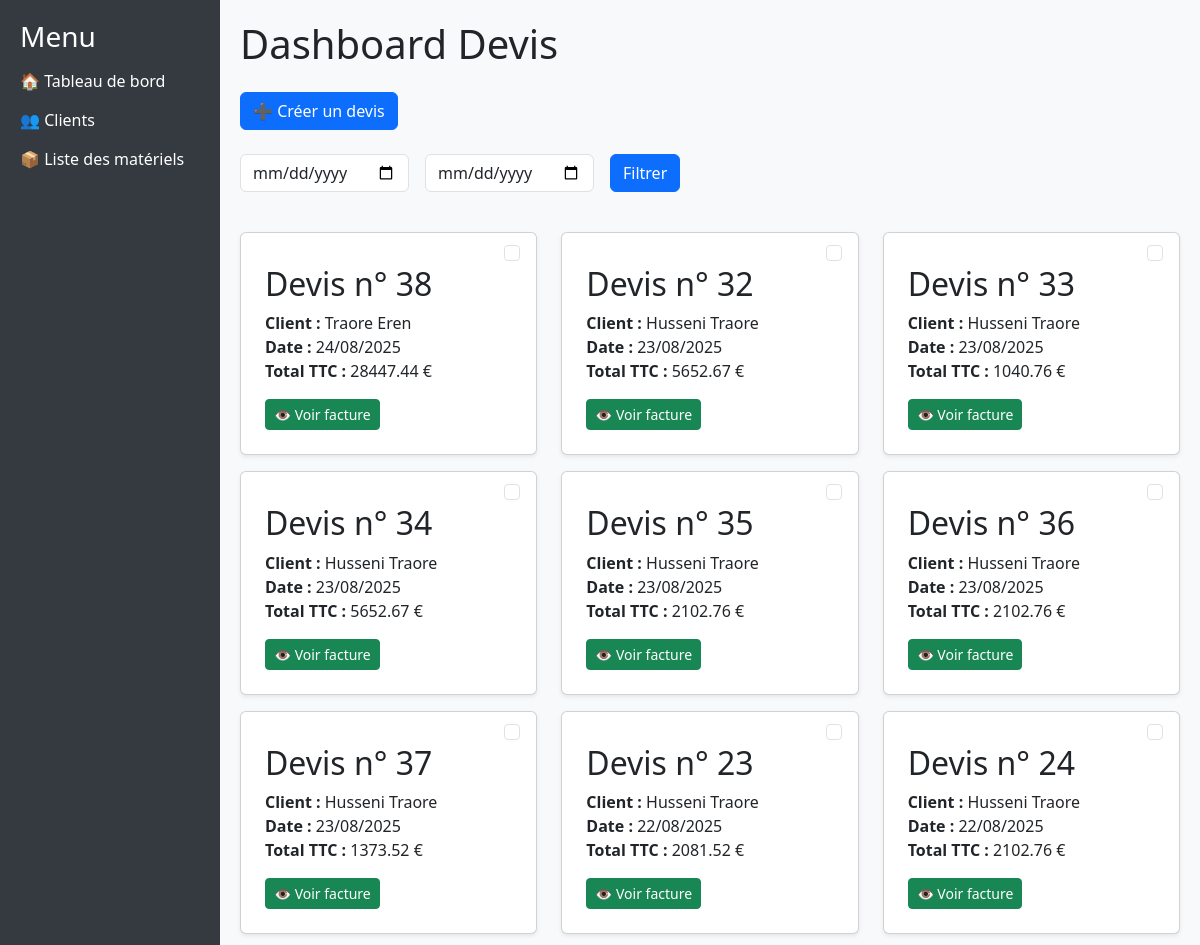
/ (upper part), run on an earlier commit of the app's database.
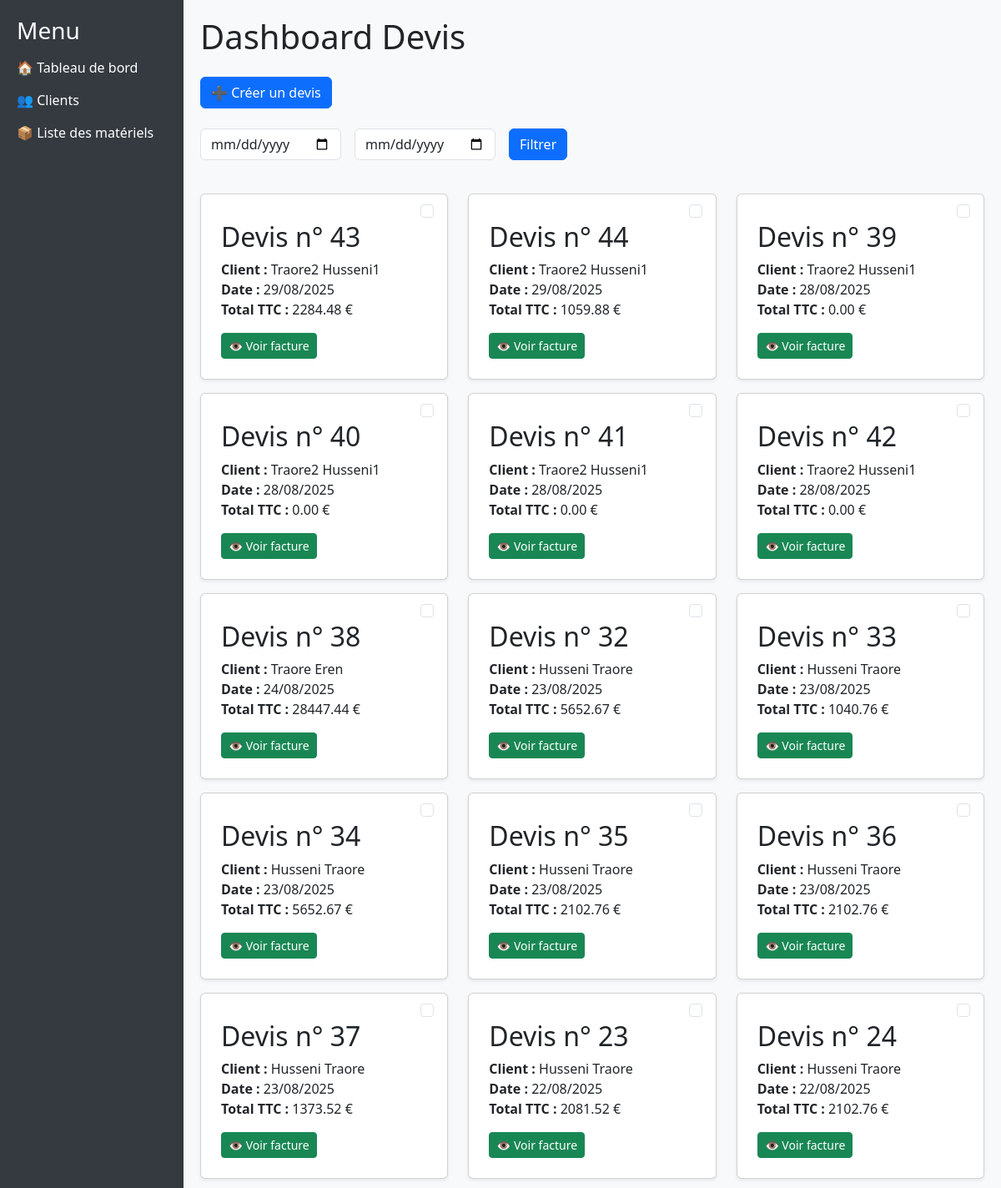
And on a later commit of the database.
### devis_app/models.py (models this page shows, shortened)
class Devis(models.Model):
    numero_devis = models.CharField(max_length=20, unique=True, blank=True)
    date_emission = models.DateField(default=now)
    date_validite = models.DateField(default=default_date_validite)
    date_proforma = models.DateField(default=now)
    regime_vente = models.CharField(max_length=10, default="TTC")
    detail_proposition = models.TextField(default='', null=True, blank=True)
    slug = models.SlugField(max_length=100, unique=True, blank=True)
    total_ht = models.DecimalField(max_digits=12, decimal_places=2, default=Decimal('0.00'))
    total_remise = models.DecimalField(max_digits=12, decimal_places=2, default=Decimal('0.00'))
    total_ht_remise = models.DecimalField(max_digits=12, decimal_places=2, default=Decimal('0.00'))
    tva = models.DecimalField(max_digits=5, decimal_places=2, default=Decimal('18.00'))
    total_ttc = models.DecimalField(max_digits=12, decimal_places=2, default=Decimal('0.00'))
    total_ttc_lettres = models.CharField(max_length=255, blank=True, default='')
    qr_code = models.ImageField(upload_to='qrcodes/', blank=True, null=True)
    client = models.ForeignKey('Client', on_delete=models.SET_NULL, null=True, blank=True, related_name="devis")

class Client(models.Model):
    nom = models.CharField(max_length=100)
    prenom = models.CharField(max_length=100)
    email = models.EmailField()
    telephone = models.CharField(max_length=20, blank=True, null=True)
    adresse = models.CharField(max_length=255, blank=True, null=True)
    date_creation = models.DateTimeField(auto_now_add=True)
    slug = models.SlugField(unique=True, blank=True)
    def __str__(self):
        return f"{self.prenom} {self.nom}"

### devis_app/views.py (the view)
# urls.py: path('', views.dashboard, name='dashboard'),
def dashboard(request):
    date_debut = request.GET.get('date_debut')
    date_fin = request.GET.get('date_fin')
    devis_list = Devis.objects.all().order_by('-date_emission')
    if date_debut and date_fin:
        devis_list = devis_list.filter(
            date_emission__range=[date_debut, date_fin]
        )
    return render(request, 'dashboard.html', {'devis_list': devis_list})

### devis_app/templates/dashboard.html (shortened to what this page needs)
{% extends "base.html" %}
{% block content %}
<h1 class="mb-4">Dashboard Devis</h1>
<div class="d-flex justify-content-start mb-4 gap-2">
    <a href="{% url 'creer_devis' %}" class="btn btn-primary">➕ Créer un devis</a>
</div>
<form method="get" class="row g-3 mb-4">
    <div class="col-auto">
        <input type="date" name="date_debut" class="form-control" placeholder="Date début">
    </div>
    <div class="col-auto">
        <input type="date" name="date_fin" class="form-control" placeholder="Date fin">
    </div>
    <div class="col-auto">
        <button type="submit" class="btn btn-primary mb-3">Filtrer</button>
    </div>
</form>
<div class="row" id="devisContainer">
    {% for devis in devis_list %}
    <div class="col-md-4 mb-3 devis-card" data-id="{{ devis.id }}">
        <div class="card card-devis shadow-sm position-relative p-2">
            <div class="form-check position-absolute top-0 end-0 m-2">
                <input type="checkbox" name="devis_ids" value="{{ devis.id }}" class="form-check-input check-devis" id="devis{{ devis.id }}">
            </div>
            <div class="card-body mt-2">
                <h2 class="card-title">Devis n° {{ devis.id }}</h2>
                <p class="card-text">
                    <strong>Client :</strong> {{ devis.client }}<br>
                    <strong>Date :</strong> {{ devis.date_emission|date:"d/m/Y" }}<br>
                    <strong>Total TTC :</strong> {{ devis.total_ttc }} €
                </p>
                <a href="{% url 'devis_template'  slug=devis.slug  %}" class="btn btn-success btn-sm">👁 Voir facture</a>
            </div>
        </div>
    </div>
    {% empty %}
    <p>Aucun devis trouvé.</p>
    {% endfor %}
</div>
{% endblock %}

What changed in the data, as far as the page shows it:
added Devis: id "43", client "Traore2 Husseni1", date_emission "29/08/2025", total_ttc "2284.48"
added Devis: id "44", client "Traore2 Husseni1", date_emission "29/08/2025", total_ttc "1059.88"
added Devis: id "39", client "Traore2 Husseni1", date_emission "28/08/2025", total_ttc "0.00"
added Devis: id "40", client "Traore2 Husseni1", date_emission "28/08/2025", total_ttc "0.00"
added Devis: id "41", client "Traore2 Husseni1", date_emission "28/08/2025", total_ttc "0.00"
added Devis: id "42", client "Traore2 Husseni1", date_emission "28/08/2025", total_ttc "0.00"
